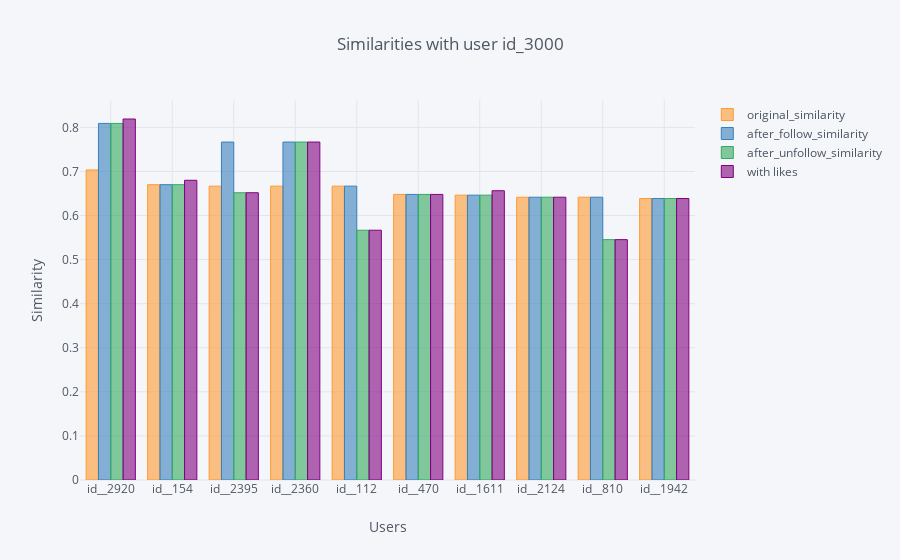

Notebook source saved alongside this figure:
### Code cell
final.iplot(kind='bar', x='plan_ori_id', title='Similarities with user id_3000', 
            yTitle='Similarity', xTitle='Users')

### Figure 1 — Plotly figure (JSON) as saved in the notebook; plotly's stock layout.template omitted (floating-point values rounded to 4 significant figures)
{"data": [{"marker": {"color": "rgba(255, 153, 51, 0.6)", "line": {"color": "rgba(255, 153, 51, 1.0)", "width": 1}}, "name": "original_similarity", "orientation": "v", "text": "", "type": "bar", "uid": "7012abce-c5f3-479f-bd5f-efbb2191f1c5", "x": ["id__2920", "id__154", "id__2395", "id__2360", "id__112", "id__470", "id__1611", "id__2124", "id__810", "id__1942"], "y": [0.7034, 0.6699, 0.6667, 0.6667, 0.6667, 0.6479, 0.6462, 0.6415, 0.6415, 0.6386]}, {"marker": {"color": "rgba(55, 128, 191, 0.6)", "line": {"color": "rgba(55, 128, 191, 1.0)", "width": 1}}, "name": "after_follow_similarity", "orientation": "v", "text": "", "type": "bar", "uid": "ab68bf8e-b894-44b6-ad5c-9128e802a87e", "x": ["id__2920", "id__154", "id__2395", "id__2360", "id__112", "id__470", "id__1611", "id__2124", "id__810", "id__1942"], "y": [0.8089, 0.6699, 0.7667, 0.7667, 0.6667, 0.6479, 0.6462, 0.6415, 0.6415, 0.6386]}, {"marker": {"color": "rgba(50, 171, 96, 0.6)", "line": {"color": "rgba(50, 171, 96, 1.0)", "width": 1}}, "name": "after_unfollow_similarity", "orientation": "v", "text": "", "type": "bar", "uid": "06458333-849d-406a-83d9-b6d0616654e5", "x": ["id__2920", "id__154", "id__2395", "id__2360", "id__112", "id__470", "id__1611", "id__2124", "id__810", "id__1942"], "y": [0.8089, 0.6699, 0.6517, 0.7667, 0.5667, 0.6479, 0.6462, 0.6415, 0.5453, 0.6386]}, {"marker": {"color": "rgba(128, 0, 128, 0.6)", "line": {"color": "rgba(128, 0, 128, 1.0)", "width": 1}}, "name": "with likes", "orientation": "v", "text": "", "type": "bar", "uid": "3f9fbb9f-4113-4246-91a2-a8bf5b1adda3", "x": ["id__2920", "id__154", "id__2395", "id__2360", "id__112", "id__470", "id__1611", "id__2124", "id__810", "id__1942"], "y": [0.8189, 0.6799, 0.6517, 0.7667, 0.5667, 0.6479, 0.6562, 0.6415, 0.5453, 0.6386]}], "layout": {"legend": {"bgcolor": "#F5F6F9", "font": {"color": "#4D5663"}}, "paper_bgcolor": "#F5F6F9", "plot_bgcolor": "#F5F6F9", "title": {"font": {"color": "#4D5663"}, "text": "Similarities with user id_3000"}, "xaxis": {"gridcolor": "#E1E5ED", "showgrid": true, "tickfont": {"color": "#4D5663"}, "title": {"font": {"color": "#4D5663"}, "text": "Users"}, "zerolinecolor": "#E1E5ED"}, "yaxis": {"gridcolor": "#E1E5ED", "showgrid": true, "tickfont": {"color": "#4D5663"}, "title": {"font": {"color": "#4D5663"}, "text": "Similarity"}, "zerolinecolor": "#E1E5ED"}}}
